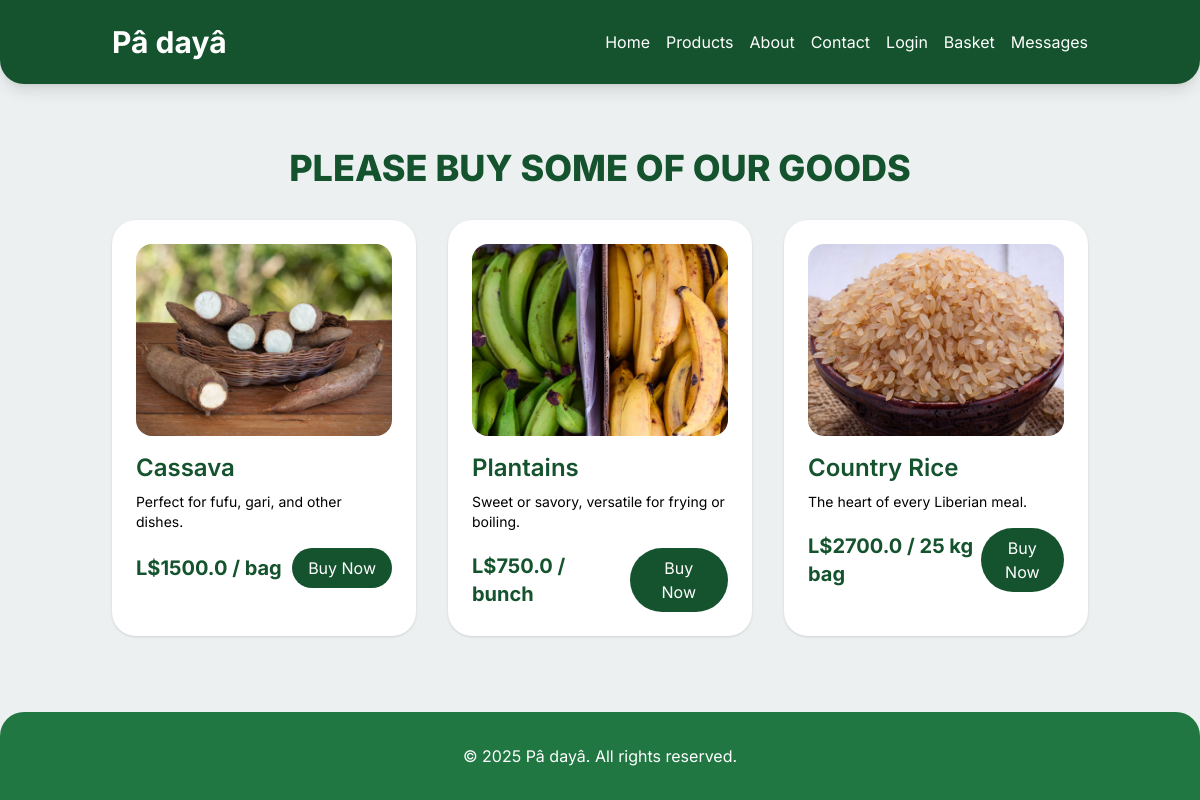
Page /products on the committed database.
### tables this page shows
CREATE TABLE products (
                id INTEGER PRIMARY KEY AUTOINCREMENT,
                name TEXT NOT NULL,
                description TEXT,
                price REAL NOT NULL,
                unit TEXT,
                image_url TEXT
            );

### Padaya/routes.py (the view)
@main.route('/products')
def products():
    conn = get_db_connection()
    cursor = conn.cursor()
    cursor.execute("SELECT id, name, description, price, unit, image_url FROM products")
    products = cursor.fetchall()
    conn.close()
    return render_template('products.html', products=products)

### Padaya/models.py (called while the page is built)
def get_db_connection():
    conn = sqlite3.connect(DB_NAME)
    conn.row_factory = sqlite3.Row
    return conn

### Padaya/templates/products.html (shortened to what this page needs)
{% extends "base.html" %}
{% block content %}
<h2 class="text-4xl font-extrabold text-[#14532d] mb-8 text-center"> PLEASE BUY SOME OF OUR GOODS</h2>
<div class="grid grid-cols-1 md:grid-cols-2 lg:grid-cols-3 gap-8">
  {% for product in products %}
  <div class="bg-white p-6 rounded-3xl shadow hover:shadow-xl transition">
    <img src="{{ url_for('static', filename=product[5]) }}" alt="{{ product[1] }}" class="w-full h-48 object-cover rounded-2xl mb-4">
    <h3 class="text-2xl font-semibold text-[#14532d] mb-2">{{ product[1] }}</h3>
    <p class="text-black-600 text-sm mb-4">{{ product[2] }}</p>
    <div class="flex items-center justify-between">
      <span class="text-xl font-bold text-[#14532d]">L${{ product[3] }} / {{ product[4] }}</span>
      <form method="POST" action="{{ url_for('main.add_to_cart', product_id=product[0]) }}">
        <button class="bg-[#14532d] text-white px-4 py-2 rounded-full hover:bg-[#217742]">Buy Now</button>
      </form>
    </div>
  </div>
  {% endfor %}
</div>
{% endblock %}

### Padaya/templates/base.html (shortened to what this page needs)
<!DOCTYPE html>
<html lang="en">
<head>
  <script src="https://cdn.tailwindcss.com"></script>
</head>
<body class="flex flex-col min-h-screen">
  <header class="bg-[#14532d] text-white py-6 shadow-lg rounded-b-3xl">
    <div class="container mx-auto px-6 flex items-center justify-between">
      <h1 class="text-3xl font-bold">Pâ dayâ</h1>
      <nav class="flex items-center space-x-4">
        <a href="{{ url_for('main.home') }}" class="hover:text-gray-300">Home</a>
        <a href="{{ url_for('main.products') }}" class="hover:text-gray-300">Products</a>
        <a href="{{ url_for('main.about') }}" class="hover:text-gray-300">About</a>
        <a href="{{ url_for('main.contact') }}" class="hover:text-gray-300">Contact</a>
        <a href="{{ url_for('main.login') }}" class="hover:text-gray-300">Login</a>
        <a href="{{ url_for('main.cart') }}" class="hover:text-gray-300">Basket</a>
        <a href="{{ url_for('main.messages') }}" class="hover:text-gray-300">Messages</a>
      </nav>
    </div>
  </header>
  <main class="flex-grow container mx-auto px-6 py-12">
    {% block content %}{% endblock %}
  </main>
  <footer class="bg-[#217742] text-white py-8 rounded-t-3xl text-center">
    <p>&copy; 2025 Pâ dayâ. All rights reserved.</p>
  </footer>
</body>
</html>

### Padaya/templates/base.html (style rules this page uses)
body { font-family: 'Inter', sans-serif; background-color: #ecf0f1ff; }

### rows in the picture
products: image_url (picture), name "Cassava", description "Perfect for fufu, gari, and other dishes.", price "1500.0", unit "bag"
products: image_url (picture), name "Plantains", description "Sweet or savory, versatile for frying or boiling.", price "750.0", unit "bunch"
products: image_url (picture), name "Country Rice", description "The heart of every Liberian meal.", price "2700.0", unit "25 kg bag"
